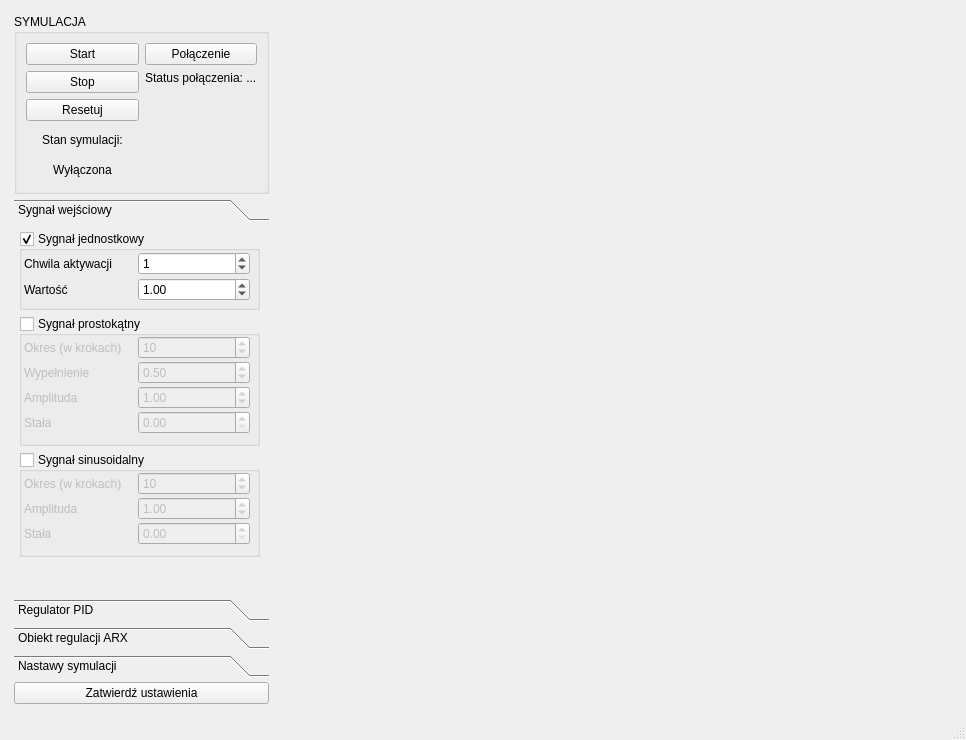
<?xml version="1.0" encoding="UTF-8"?>
<ui version="4.0">
 <class>MainWindow</class>
 <widget class="QMainWindow" name="MainWindow">
  <property name="geometry">
   <rect>
    <x>0</x>
    <y>0</y>
    <width>966</width>
    <height>740</height>
   </rect>
  </property>
  <property name="sizePolicy">
   <sizepolicy hsizetype="Preferred" vsizetype="Preferred">
    <horstretch>0</horstretch>
    <verstretch>0</verstretch>
   </sizepolicy>
  </property>
  <property name="minimumSize">
   <size>
    <width>800</width>
    <height>740</height>
   </size>
  </property>
  <property name="windowTitle">
   <string>Symulator UAR</string>
  </property>
  <property name="windowIcon">
   <iconset>
    <normaloff>UAR_logo.png</normaloff>UAR_logo.png</iconset>
  </property>
  <widget class="QWidget" name="centralwidget">
   <layout class="QHBoxLayout" name="horizontalLayout" stretch="0,50">
    <item>
     <layout class="QVBoxLayout" name="verticalLayout" stretch="3,0,0">
      <property name="spacing">
       <number>5</number>
      </property>
      <property name="leftMargin">
       <number>5</number>
      </property>
      <property name="topMargin">
       <number>5</number>
      </property>
      <property name="rightMargin">
       <number>5</number>
      </property>
      <property name="bottomMargin">
       <number>5</number>
      </property>
      <item>
       <widget class="QGroupBox" name="SYMULACJA">
        <property name="sizePolicy">
         <sizepolicy hsizetype="Preferred" vsizetype="Preferred">
          <horstretch>0</horstretch>
          <verstretch>0</verstretch>
         </sizepolicy>
        </property>
        <property name="minimumSize">
         <size>
          <width>255</width>
          <height>180</height>
         </size>
        </property>
        <property name="maximumSize">
         <size>
          <width>16777215</width>
          <height>180</height>
         </size>
        </property>
        <property name="title">
         <string>SYMULACJA</string>
        </property>
        <layout class="QVBoxLayout" name="verticalLayout_14">
         <item>
          <layout class="QHBoxLayout" name="horizontalLayout_22">
           <item>
            <layout class="QVBoxLayout" name="verticalLayout_12">
             <item>
              <widget class="QPushButton" name="btnStart">
               <property name="focusPolicy">
                <enum>Qt::FocusPolicy::TabFocus</enum>
               </property>
               <property name="text">
                <string>Start</string>
               </property>
              </widget>
             </item>
             <item>
              <widget class="QPushButton" name="btnStop">
               <property name="focusPolicy">
                <enum>Qt::FocusPolicy::TabFocus</enum>
               </property>
               <property name="text">
                <string>Stop</string>
               </property>
              </widget>
             </item>
             <item>
              <widget class="QPushButton" name="btnReset">
               <property name="focusPolicy">
                <enum>Qt::FocusPolicy::TabFocus</enum>
               </property>
               <property name="text">
                <string>Resetuj</string>
               </property>
              </widget>
             </item>
             <item>
              <widget class="QLabel" name="label_4">
               <property name="contextMenuPolicy">
                <enum>Qt::ContextMenuPolicy::NoContextMenu</enum>
               </property>
               <property name="text">
                <string>Stan symulacji:</string>
               </property>
               <property name="alignment">
                <set>Qt::AlignmentFlag::AlignCenter</set>
               </property>
              </widget>
             </item>
             <item>
              <widget class="QLabel" name="labelStatus">
               <property name="contextMenuPolicy">
                <enum>Qt::ContextMenuPolicy::NoContextMenu</enum>
               </property>
               <property name="text">
                <string>Wyłączona</string>
               </property>
               <property name="textFormat">
                <enum>Qt::TextFormat::PlainText</enum>
               </property>
               <property name="alignment">
                <set>Qt::AlignmentFlag::AlignCenter</set>
               </property>
              </widget>
             </item>
            </layout>
           </item>
           <item>
            <layout class="QVBoxLayout" name="verticalLayout_13">
             <item>
              <widget class="QPushButton" name="btnPolacz">
               <property name="text">
                <string>Połączenie</string>
               </property>
              </widget>
             </item>
             <item>
              <widget class="QLabel" name="label_5">
               <property name="text">
                <string>Status połączenia: ...</string>
               </property>
              </widget>
             </item>
             <item>
              <spacer name="verticalSpacer">
               <property name="orientation">
                <enum>Qt::Orientation::Vertical</enum>
               </property>
               <property name="sizeHint" stdset="0">
                <size>
                 <width>20</width>
                 <height>40</height>
                </size>
               </property>
              </spacer>
             </item>
            </layout>
           </item>
          </layout>
         </item>
        </layout>
       </widget>
      </item>
      <item>
       <widget class="QToolBox" name="toolBox">
        <property name="sizePolicy">
         <sizepolicy hsizetype="Fixed" vsizetype="MinimumExpanding">
          <horstretch>0</horstretch>
          <verstretch>0</verstretch>
         </sizepolicy>
        </property>
        <property name="minimumSize">
         <size>
          <width>255</width>
          <height>0</height>
         </size>
        </property>
        <property name="currentIndex">
         <number>0</number>
        </property>
        <widget class="QWidget" name="pageSygnaly">
         <property name="geometry">
          <rect>
           <x>0</x>
           <y>0</y>
           <width>255</width>
           <height>375</height>
          </rect>
         </property>
         <attribute name="label">
          <string>Sygnał wejściowy</string>
         </attribute>
         <widget class="QWidget" name="horizontalLayoutWidget">
          <property name="geometry">
           <rect>
            <x>5</x>
            <y>-1</y>
            <width>241</width>
            <height>331</height>
           </rect>
          </property>
          <layout class="QHBoxLayout" name="horizontalLayout_11" stretch="0">
           <property name="sizeConstraint">
            <enum>QLayout::SizeConstraint::SetMinimumSize</enum>
           </property>
           <item>
            <layout class="QVBoxLayout" name="verticalLayout_2" stretch="3,5,4">
             <property name="leftMargin">
              <number>0</number>
             </property>
             <property name="topMargin">
              <number>5</number>
             </property>
             <item>
              <widget class="QGroupBox" name="groupBoxSkok">
               <property name="title">
                <string>Sygnał jednostkowy</string>
               </property>
               <property name="flat">
                <bool>false</bool>
               </property>
               <property name="checkable">
                <bool>true</bool>
               </property>
               <property name="checked">
                <bool>true</bool>
               </property>
               <widget class="QWidget" name="verticalLayoutWidget">
                <property name="geometry">
                 <rect>
                  <x>0</x>
                  <y>20</y>
                  <width>231</width>
                  <height>51</height>
                 </rect>
                </property>
                <layout class="QVBoxLayout" name="verticalLayout_4">
                 <property name="spacing">
                  <number>2</number>
                 </property>
                 <property name="leftMargin">
                  <number>5</number>
                 </property>
                 <item>
                  <layout class="QHBoxLayout" name="horizontalLayout_5">
                   <item>
                    <widget class="QLabel" name="label_6">
                     <property name="text">
                      <string>Chwila aktywacji</string>
                     </property>
                    </widget>
                   </item>
                   <item>
                    <widget class="QSpinBox" name="spinBoxSkokAkt">
                     <property name="minimum">
                      <number>0</number>
                     </property>
                     <property name="maximum">
                      <number>100</number>
                     </property>
                     <property name="value">
                      <number>1</number>
                     </property>
                    </widget>
                   </item>
                  </layout>
                 </item>
                 <item>
                  <layout class="QHBoxLayout" name="horizontalLayout_6">
                   <item>
                    <widget class="QLabel" name="label_7">
                     <property name="text">
                      <string>Wartość</string>
                     </property>
                    </widget>
                   </item>
                   <item>
                    <widget class="QDoubleSpinBox" name="doubleSpinBoxSkokAmp">
                     <property name="decimals">
                      <number>2</number>
                     </property>
                     <property name="minimum">
                      <double>0.000000000000000</double>
                     </property>
                     <property name="maximum">
                      <double>100000.000000000000000</double>
                     </property>
                     <property name="singleStep">
                      <double>0.100000000000000</double>
                     </property>
                     <property name="value">
                      <double>1.000000000000000</double>
                     </property>
                    </widget>
                   </item>
                  </layout>
                 </item>
                </layout>
               </widget>
              </widget>
             </item>
             <item>
              <widget class="QGroupBox" name="groupBoxKwad">
               <property name="title">
                <string>Sygnał prostokątny</string>
               </property>
               <property name="flat">
                <bool>false</bool>
               </property>
               <property name="checkable">
                <bool>true</bool>
               </property>
               <property name="checked">
                <bool>false</bool>
               </property>
               <widget class="QWidget" name="verticalLayoutWidget_3">
                <property name="geometry">
                 <rect>
                  <x>0</x>
                  <y>20</y>
                  <width>231</width>
                  <height>101</height>
                 </rect>
                </property>
                <layout class="QVBoxLayout" name="verticalLayout_5">
                 <property name="spacing">
                  <number>2</number>
                 </property>
                 <property name="leftMargin">
                  <number>5</number>
                 </property>
                 <item>
                  <layout class="QHBoxLayout" name="horizontalLayout_17">
                   <item>
                    <widget class="QLabel" name="label_19">
                     <property name="text">
                      <string>Okres (w krokach)</string>
                     </property>
                    </widget>
                   </item>
                   <item>
                    <widget class="QSpinBox" name="spinBoxKwadAkt">
                     <property name="maximum">
                      <number>1000</number>
                     </property>
                     <property name="value">
                      <number>10</number>
                     </property>
                    </widget>
                   </item>
                  </layout>
                 </item>
                 <item>
                  <layout class="QHBoxLayout" name="horizontalLayout_7">
                   <item>
                    <widget class="QLabel" name="label_8">
                     <property name="text">
                      <string>Wypełnienie</string>
                     </property>
                    </widget>
                   </item>
                   <item>
                    <widget class="QDoubleSpinBox" name="doubleSpinBoxKwadWyp">
                     <property name="minimum">
                      <double>0.000000000000000</double>
                     </property>
                     <property name="maximum">
                      <double>1.000000000000000</double>
                     </property>
                     <property name="singleStep">
                      <double>0.100000000000000</double>
                     </property>
                     <property name="value">
                      <double>0.500000000000000</double>
                     </property>
                    </widget>
                   </item>
                  </layout>
                 </item>
                 <item>
                  <layout class="QHBoxLayout" name="horizontalLayout_8">
                   <item>
                    <widget class="QLabel" name="label_9">
                     <property name="text">
                      <string>Amplituda</string>
                     </property>
                    </widget>
                   </item>
                   <item>
                    <widget class="QDoubleSpinBox" name="doubleSpinBoxKwadAmp">
                     <property name="minimum">
                      <double>0.000000000000000</double>
                     </property>
                     <property name="maximum">
                      <double>100000.000000000000000</double>
                     </property>
                     <property name="singleStep">
                      <double>0.100000000000000</double>
                     </property>
                     <property name="value">
                      <double>1.000000000000000</double>
                     </property>
                    </widget>
                   </item>
                  </layout>
                 </item>
                 <item>
                  <layout class="QHBoxLayout" name="horizontalLayout_18">
                   <item>
                    <widget class="QLabel" name="label_12">
                     <property name="text">
                      <string>Stała</string>
                     </property>
                    </widget>
                   </item>
                   <item>
                    <widget class="QDoubleSpinBox" name="doubleSpinBoxKwadStala">
                     <property name="minimum">
                      <double>0.000000000000000</double>
                     </property>
                     <property name="maximum">
                      <double>100000.000000000000000</double>
                     </property>
                     <property name="singleStep">
                      <double>0.100000000000000</double>
                     </property>
                     <property name="value">
                      <double>0.000000000000000</double>
                     </property>
                    </widget>
                   </item>
                  </layout>
                 </item>
                </layout>
               </widget>
              </widget>
             </item>
             <item>
              <widget class="QGroupBox" name="groupBoxSin">
               <property name="title">
                <string>Sygnał sinusoidalny</string>
               </property>
               <property name="checkable">
                <bool>true</bool>
               </property>
               <property name="checked">
                <bool>false</bool>
               </property>
               <widget class="QWidget" name="verticalLayoutWidget_4">
                <property name="geometry">
                 <rect>
                  <x>0</x>
                  <y>20</y>
                  <width>231</width>
                  <height>75</height>
                 </rect>
                </property>
                <layout class="QVBoxLayout" name="verticalLayout_6">
                 <property name="spacing">
                  <number>2</number>
                 </property>
                 <property name="leftMargin">
                  <number>5</number>
                 </property>
                 <item>
                  <layout class="QHBoxLayout" name="horizontalLayout_10">
                   <item>
                    <widget class="QLabel" name="label_11">
                     <property name="text">
                      <string>Okres (w krokach)</string>
                     </property>
                    </widget>
                   </item>
                   <item>
                    <widget class="QSpinBox" name="spinBoxSinOkr">
                     <property name="maximum">
                      <number>1000</number>
                     </property>
                     <property name="value">
                      <number>10</number>
                     </property>
                    </widget>
                   </item>
                  </layout>
                 </item>
                 <item>
                  <layout class="QHBoxLayout" name="horizontalLayout_9">
                   <item>
                    <widget class="QLabel" name="label_10">
                     <property name="text">
                      <string>Amplituda</string>
                     </property>
                    </widget>
                   </item>
                   <item>
                    <widget class="QDoubleSpinBox" name="doubleSpinBoxSinAmp">
                     <property name="maximum">
                      <double>100000.000000000000000</double>
                     </property>
                     <property name="singleStep">
                      <double>0.100000000000000</double>
                     </property>
                     <property name="value">
                      <double>1.000000000000000</double>
                     </property>
                    </widget>
                   </item>
                  </layout>
                 </item>
                 <item>
                  <layout class="QHBoxLayout" name="horizontalLayout_19">
                   <item>
                    <widget class="QLabel" name="label_13">
                     <property name="text">
                      <string>Stała</string>
                     </property>
                    </widget>
                   </item>
                   <item>
                    <widget class="QDoubleSpinBox" name="doubleSpinBoxSinStala">
                     <property name="minimum">
                      <double>0.000000000000000</double>
                     </property>
                     <property name="maximum">
                      <double>100000.000000000000000</double>
                     </property>
                     <property name="singleStep">
                      <double>0.100000000000000</double>
                     </property>
                     <property name="value">
                      <double>0.000000000000000</double>
                     </property>
                    </widget>
                   </item>
                  </layout>
                 </item>
                </layout>
               </widget>
              </widget>
             </item>
            </layout>
           </item>
          </layout>
         </widget>
        </widget>
        <widget class="QWidget" name="pagePID">
         <property name="geometry">
          <rect>
           <x>0</x>
           <y>0</y>
           <width>255</width>
           <height>375</height>
          </rect>
         </property>
         <property name="sizePolicy">
          <sizepolicy hsizetype="Preferred" vsizetype="Preferred">
           <horstretch>0</horstretch>
           <verstretch>0</verstretch>
          </sizepolicy>
         </property>
         <property name="minimumSize">
          <size>
           <width>0</width>
           <height>207</height>
          </size>
         </property>
         <attribute name="label">
          <string>Regulator PID</string>
         </attribute>
         <widget class="QGroupBox" name="groupBox">
          <property name="geometry">
           <rect>
            <x>10</x>
            <y>0</y>
            <width>231</width>
            <height>211</height>
           </rect>
          </property>
          <property name="sizePolicy">
           <sizepolicy hsizetype="Fixed" vsizetype="Fixed">
            <horstretch>0</horstretch>
            <verstretch>0</verstretch>
           </sizepolicy>
          </property>
          <property name="minimumSize">
           <size>
            <width>0</width>
            <height>0</height>
           </size>
          </property>
          <property name="title">
           <string>Nastawy</string>
          </property>
          <layout class="QVBoxLayout" name="verticalLayout_3">
           <property name="leftMargin">
            <number>5</number>
           </property>
           <property name="topMargin">
            <number>5</number>
           </property>
           <property name="rightMargin">
            <number>5</number>
           </property>
           <property name="bottomMargin">
            <number>5</number>
           </property>
           <item>
            <layout class="QHBoxLayout" name="horizontalLayout_2">
             <item>
              <widget class="QLabel" name="label">
               <property name="text">
                <string>Proporcjonalna</string>
               </property>
              </widget>
             </item>
             <item>
              <widget class="QDoubleSpinBox" name="doubleSpinBoxP">
               <property name="maximum">
                <double>100.000000000000000</double>
               </property>
               <property name="singleStep">
                <double>0.100000000000000</double>
               </property>
               <property name="value">
                <double>0.300000000000000</double>
               </property>
              </widget>
             </item>
            </layout>
           </item>
           <item>
            <layout class="QHBoxLayout" name="horizontalLayout_3">
             <item>
              <widget class="QLabel" name="label_2">
               <property name="text">
                <string>Całkująca</string>
               </property>
              </widget>
             </item>
             <item>
              <widget class="QDoubleSpinBox" name="doubleSpinBoxI">
               <property name="maximum">
                <double>100.000000000000000</double>
               </property>
               <property name="singleStep">
                <double>0.100000000000000</double>
               </property>
               <property name="value">
                <double>6.000000000000000</double>
               </property>
              </widget>
             </item>
            </layout>
           </item>
           <item>
            <layout class="QHBoxLayout" name="horizontalLayout_15">
             <item>
              <widget class="QRadioButton" name="radioStalaOut">
               <property name="text">
                <string>Stała przed całką</string>
               </property>
               <property name="checked">
                <bool>true</bool>
               </property>
              </widget>
             </item>
             <item>
              <widget class="QRadioButton" name="radioSatlaIn">
               <property name="text">
                <string>Stała w całce</string>
               </property>
              </widget>
             </item>
            </layout>
           </item>
           <item>
            <widget class="QPushButton" name="btnResetI">
             <property name="focusPolicy">
              <enum>Qt::FocusPolicy::TabFocus</enum>
             </property>
             <property name="text">
              <string>Zresetuj pamięć I</string>
             </property>
            </widget>
           </item>
           <item>
            <layout class="QHBoxLayout" name="horizontalLayout_4">
             <item>
              <widget class="QLabel" name="label_3">
               <property name="frameShadow">
                <enum>QFrame::Shadow::Raised</enum>
               </property>
               <property name="text">
                <string>Róźniczkująca</string>
               </property>
               <property name="wordWrap">
                <bool>true</bool>
               </property>
              </widget>
             </item>
             <item>
              <widget class="QDoubleSpinBox" name="doubleSpinBoxD">
               <property name="maximum">
                <double>100.000000000000000</double>
               </property>
               <property name="singleStep">
                <double>0.100000000000000</double>
               </property>
               <property name="value">
                <double>0.000000000000000</double>
               </property>
              </widget>
             </item>
            </layout>
           </item>
           <item>
            <widget class="QPushButton" name="btnResetD">
             <property name="focusPolicy">
              <enum>Qt::FocusPolicy::TabFocus</enum>
             </property>
             <property name="text">
              <string>Zresetuj pamięć D</string>
             </property>
            </widget>
           </item>
          </layout>
         </widget>
        </widget>
        <widget class="QWidget" name="pageARX">
         <property name="geometry">
          <rect>
           <x>0</x>
           <y>0</y>
           <width>255</width>
           <height>375</height>
          </rect>
         </property>
         <attribute name="label">
          <string>Obiekt regulacji ARX</string>
         </attribute>
         <widget class="QWidget" name="verticalLayoutWidget_2">
          <property name="geometry">
           <rect>
            <x>0</x>
            <y>0</y>
            <width>251</width>
            <height>221</height>
           </rect>
          </property>
          <layout class="QVBoxLayout" name="verticalLayout_7">
           <property name="spacing">
            <number>6</number>
           </property>
           <item>
            <widget class="QGroupBox" name="groupBox_3">
             <property name="sizePolicy">
              <sizepolicy hsizetype="Preferred" vsizetype="Expanding">
               <horstretch>0</horstretch>
               <verstretch>0</verstretch>
              </sizepolicy>
             </property>
             <property name="title">
              <string>Współczynniki a:</string>
             </property>
             <widget class="QWidget" name="verticalLayoutWidget_6">
              <property name="geometry">
               <rect>
                <x>0</x>
                <y>20</y>
                <width>251</width>
                <height>31</height>
               </rect>
              </property>
              <layout class="QVBoxLayout" name="verticalLayout_10" stretch="0">
               <property name="spacing">
                <number>5</number>
               </property>
               <property name="leftMargin">
                <number>5</number>
               </property>
               <property name="rightMargin">
                <number>5</number>
               </property>
               <item>
                <widget class="QLineEdit" name="lineEditARXView_A">
                 <property name="enabled">
                  <bool>true</bool>
                 </property>
                 <property name="readOnly">
                  <bool>true</bool>
                 </property>
                </widget>
               </item>
              </layout>
             </widget>
            </widget>
           </item>
           <item>
            <widget class="QGroupBox" name="groupBox_4">
             <property name="sizePolicy">
              <sizepolicy hsizetype="Preferred" vsizetype="Expanding">
               <horstretch>0</horstretch>
               <verstretch>0</verstretch>
              </sizepolicy>
             </property>
             <property name="title">
              <string>Współczynniki b:</string>
             </property>
             <widget class="QWidget" name="verticalLayoutWidget_7">
              <property name="geometry">
               <rect>
                <x>0</x>
                <y>20</y>
                <width>251</width>
                <height>31</height>
               </rect>
              </property>
              <layout class="QVBoxLayout" name="verticalLayout_11" stretch="0">
               <property name="spacing">
                <number>5</number>
               </property>
               <property name="leftMargin">
                <number>5</number>
               </property>
               <property name="rightMargin">
                <number>5</number>
               </property>
               <item>
                <widget class="QLineEdit" name="lineEditARXView_B">
                 <property name="readOnly">
                  <bool>true</bool>
                 </property>
                </widget>
               </item>
              </layout>
             </widget>
            </widget>
           </item>
           <item>
            <layout class="QHBoxLayout" name="horizontalLayout_14" stretch="4,3">
             <item>
              <widget class="QLabel" name="label_16">
               <property name="text">
                <string>Opóźnienie (w krokach):</string>
               </property>
              </widget>
             </item>
             <item>
              <widget class="QSpinBox" name="spinBoxARX_k">
               <property name="wrapping">
                <bool>false</bool>
               </property>
               <property name="frame">
                <bool>true</bool>
               </property>
               <property name="readOnly">
                <bool>true</bool>
               </property>
               <property name="showGroupSeparator" stdset="0">
                <bool>false</bool>
               </property>
               <property name="minimum">
                <number>1</number>
               </property>
               <property name="maximum">
                <number>100</number>
               </property>
              </widget>
             </item>
            </layout>
           </item>
           <item>
            <layout class="QHBoxLayout" name="horizontalLayout_16" stretch="4,3">
             <property name="topMargin">
              <number>0</number>
             </property>
             <property name="bottomMargin">
              <number>0</number>
             </property>
             <item>
              <widget class="QLabel" name="label_17">
               <property name="text">
                <string>Zakłócenie:</string>
               </property>
              </widget>
             </item>
             <item>
              <widget class="QDoubleSpinBox" name="doubleSpinBoxARX_z">
               <property name="enabled">
                <bool>true</bool>
               </property>
               <property name="readOnly">
                <bool>true</bool>
               </property>
               <property name="decimals">
                <number>3</number>
               </property>
               <property name="maximum">
                <double>10000.000000000000000</double>
               </property>
               <property name="singleStep">
                <double>0.010000000000000</double>
               </property>
               <property name="stepType">
                <enum>QAbstractSpinBox::StepType::DefaultStepType</enum>
               </property>
              </widget>
             </item>
            </layout>
           </item>
           <item>
            <widget class="QPushButton" name="btnARX">
             <property name="focusPolicy">
              <enum>Qt::FocusPolicy::TabFocus</enum>
             </property>
             <property name="text">
              <string>Zmień nastawy ARX</string>
             </property>
            </widget>
           </item>
          </layout>
         </widget>
        </widget>
        <widget class="QWidget" name="pageSymulacja">
         <property name="geometry">
          <rect>
           <x>0</x>
           <y>0</y>
           <width>255</width>
           <height>375</height>
          </rect>
         </property>
         <attribute name="label">
          <string>Nastawy symulacji</string>
         </attribute>
         <widget class="QWidget" name="verticalLayoutWidget_5">
          <property name="geometry">
           <rect>
            <x>0</x>
            <y>0</y>
            <width>241</width>
            <height>101</height>
           </rect>
          </property>
          <layout class="QVBoxLayout" name="verticalLayout_9">
           <item>
            <layout class="QHBoxLayout" name="horizontalLayout_12" stretch="0,0">
             <item>
              <widget class="QLabel" name="label_14">
               <property name="text">
                <string>Interwał czasowy [ms]:</string>
               </property>
              </widget>
             </item>
             <item>
              <widget class="QSpinBox" name="spinBoxInterwal">
               <property name="minimum">
                <number>100</number>
               </property>
               <property name="maximum">
                <number>10000</number>
               </property>
               <property name="value">
                <number>100</number>
               </property>
              </widget>
             </item>
            </layout>
           </item>
           <item>
            <layout class="QHBoxLayout" name="horizontalLayout_13" stretch="4,2">
             <item>
              <widget class="QLabel" name="label_15">
               <property name="text">
                <string>Liczba wyśw. kroków:</string>
               </property>
              </widget>
             </item>
             <item>
              <widget class="QSpinBox" name="spinBoxWidokKrokow">
               <property name="minimum">
                <number>1</number>
               </property>
               <property name="maximum">
                <number>100000</number>
               </property>
               <property name="value">
                <number>200</number>
               </property>
              </widget>
             </item>
            </layout>
           </item>
          </layout>
         </widget>
        </widget>
       </widget>
      </item>
      <item>
       <widget class="QPushButton" name="btnZapisz">
        <property name="text">
         <string>Zatwierdź ustawienia</string>
        </property>
        <property name="default">
         <bool>false</bool>
        </property>
       </widget>
      </item>
     </layout>
    </item>
    <item>
     <layout class="QVBoxLayout" name="verticalLayout_8" stretch="3,2">
      <item>
       <layout class="QHBoxLayout" name="horizontalLayout_21" stretch="0">
        <item>
         <widget class="QCustomPlot" name="graphUAR" native="true">
          <property name="minimumSize">
           <size>
            <width>500</width>
            <height>0</height>
           </size>
          </property>
         </widget>
        </item>
       </layout>
      </item>
      <item>
       <layout class="QHBoxLayout" name="horizontalLayout_20">
        <item>
         <widget class="QCustomPlot" name="graphUchyb" native="true"/>
        </item>
        <item>
         <widget class="QCustomPlot" name="graphPidSum" native="true"/>
        </item>
        <item>
         <widget class="QCustomPlot" name="graphPID" native="true"/>
        </item>
       </layout>
      </item>
     </layout>
    </item>
   </layout>
  </widget>
  <widget class="QMenuBar" name="menubar">
   <property name="geometry">
    <rect>
     <x>0</x>
     <y>0</y>
     <width>966</width>
     <height>17</height>
    </rect>
   </property>
  </widget>
  <widget class="QStatusBar" name="statusbar"/>
 </widget>
 <customwidgets>
  <customwidget>
   <class>QCustomPlot</class>
   <extends>QWidget</extends>
   <header>qcustomplot.h</header>
   <container>1</container>
  </customwidget>
 </customwidgets>
 <resources/>
 <connections/>
</ui>
